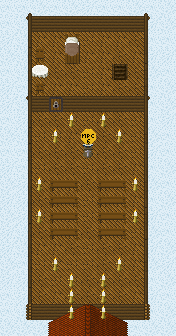

Tiled map render using the project's own tile images. Description and the whole map definition, tile-layer contents included, below:
An orthogonal 11x21 tile map with 16x16 px tiles, 7 tile layers (base, deco, roof_base, roof_deco, ...), 5 tilesets.

<map version="1.0" tiledversion="2018.12.28" orientation="orthogonal" renderorder="left-up" width="11" height="21" tilewidth="16" tileheight="16" infinite="0" nextlayerid="23" nextobjectid="1">
 <properties>
  <property name="maxBrightness" type="float" value="1.05" />
 </properties>
 <tileset firstgid="1" source="tilesets/logic.tsx" />
 <tileset firstgid="65" source="tilesets/tiles_town_outside_winter.tsx" />
 <tileset firstgid="321" source="tilesets/Mobs.tsx" />
 <tileset firstgid="577" source="tilesets/tiles_town_inside.tsx" />
 <tileset firstgid="833" source="tilesets/Objects.tsx" />
 <layer id="16" name="base" width="11" height="21">
  <data encoding="csv">
585,585,587,585,587,586,585,585,587,585,587,
585,587,578,578,578,578,578,578,578,586,587,
586,587,593,593,595,595,593,593,594,585,585,
587,587,595,593,593,593,593,594,593,586,586,
585,587,594,594,594,595,593,630,594,587,585,
586,585,593,593,593,595,593,594,594,585,587,
586,587,578,578,578,578,578,578,578,585,587,
585,586,594,594,595,595,594,594,595,585,586,
587,587,595,595,593,595,594,593,595,587,585,
585,585,594,594,594,593,594,594,595,586,585,
586,585,595,594,594,595,594,594,593,585,587,
587,586,593,593,593,594,594,595,595,587,585,
586,586,594,594,594,595,594,593,593,585,587,
587,586,595,595,595,595,593,595,593,586,585,
586,587,594,593,593,594,593,594,595,587,585,
586,587,593,593,594,595,594,594,593,586,587,
587,585,595,593,595,595,594,595,593,587,586,
586,586,594,595,595,594,594,594,594,585,587,
585,586,594,593,594,594,594,594,593,586,585,
585,587,593,593,595,595,594,595,593,585,587,
587,587,587,586,587,585,585,587,585,587,587
</data>
 </layer>
 <layer id="17" name="deco" width="11" height="21">
  <data encoding="csv">
0,581,0,0,0,0,0,0,0,582,0,
0,597,0,0,0,0,0,0,0,598,0,
0,615,0,0,673,0,0,0,0,600,0,
0,583,674,0,689,0,0,0,0,616,0,
0,583,676,0,0,0,0,0,0,584,0,
0,599,693,0,0,0,0,0,0,584,0,
0,597,0,657,0,0,0,0,0,598,0,
0,615,0,0,0,0,0,0,0,600,0,
0,615,0,590,590,590,590,590,0,584,0,
0,583,0,590,590,650,590,590,0,600,0,
0,599,0,0,0,0,0,0,0,600,0,
0,599,0,726,727,0,726,727,0,584,0,
0,599,0,726,727,0,726,727,0,616,0,
0,615,0,726,727,0,726,727,0,584,0,
0,599,0,726,727,0,726,727,0,616,0,
0,583,0,0,0,0,0,0,0,600,0,
0,599,0,0,0,0,0,0,0,584,0,
0,615,0,0,0,0,0,0,0,600,0,
0,583,0,0,0,0,0,590,0,600,0,
0,613,0,0,602,602,602,0,0,614,0,
0,0,0,0,602,602,602,0,0,0,0
</data>
 </layer>
 <layer id="21" name="roof_base" width="11" height="21">
  <data encoding="csv">
0,0,0,0,0,0,0,0,0,0,0,
0,0,0,0,0,0,0,0,0,0,0,
0,0,0,0,0,0,0,0,0,0,0,
0,0,0,0,0,0,0,0,0,0,0,
0,0,0,0,0,0,0,0,0,0,0,
0,0,0,0,0,0,0,0,0,0,0,
0,0,601,660,601,601,601,601,601,0,0,
0,0,0,0,0,0,0,0,0,0,0,
0,0,0,0,0,0,0,0,0,0,0,
0,0,0,0,0,0,0,0,0,0,0,
0,0,0,0,0,0,0,0,0,0,0,
0,0,0,0,0,0,0,0,0,0,0,
0,0,0,0,0,0,0,0,0,0,0,
0,0,0,0,0,0,0,0,0,0,0,
0,0,0,0,0,0,0,0,0,0,0,
0,0,0,0,0,0,0,0,0,0,0,
0,0,0,0,0,0,0,0,0,0,0,
0,0,0,0,0,0,0,0,0,0,0,
0,0,0,0,0,0,0,0,0,0,0,
0,0,578,578,578,578,578,578,578,0,0,
0,0,0,0,0,0,0,0,0,0,0
</data>
 </layer>
 <layer id="22" name="roof_deco" width="11" height="21">
  <data encoding="csv">
0,0,0,0,0,0,0,0,0,0,0,
0,0,0,0,0,0,0,0,0,0,0,
0,0,0,0,0,0,0,0,0,0,0,
0,0,0,0,0,0,0,0,0,0,0,
0,0,0,0,0,0,0,0,0,0,0,
0,0,0,0,0,0,0,0,0,0,0,
0,601,601,601,601,601,601,601,601,0,0,
0,0,0,0,0,0,0,0,0,0,0,
0,0,0,0,0,0,0,0,0,0,0,
0,0,0,0,0,0,0,0,0,0,0,
0,0,0,0,0,0,0,0,0,0,0,
0,0,0,0,0,0,0,0,0,0,0,
0,0,0,0,0,0,0,0,0,0,0,
0,0,0,0,0,0,0,0,0,0,0,
0,0,0,0,0,0,0,0,0,0,0,
0,0,0,0,0,0,0,0,0,0,0,
0,0,0,0,0,0,0,0,0,0,0,
0,0,0,0,0,0,0,0,0,0,0,
0,0,0,0,0,0,0,0,0,0,0,
0,0,0,180,181,182,183,184,0,0,0,
0,0,0,196,197,198,199,200,0,0,0
</data>
 </layer>
 <layer id="19" name="objects" width="11" height="21">
  <data encoding="csv">
0,0,0,0,0,0,0,0,0,0,0,
0,0,0,0,0,0,0,0,0,0,0,
0,0,0,0,0,0,0,0,0,0,0,
0,0,0,0,0,0,0,0,0,0,0,
0,0,0,0,0,0,0,0,0,0,0,
0,0,0,0,0,0,0,0,0,0,0,
0,0,0,0,0,0,0,0,0,0,0,
0,0,0,0,867,0,867,0,0,0,0,
0,0,0,867,619,619,619,867,0,0,0,
0,0,0,0,0,0,0,0,0,0,0,
0,0,0,0,0,0,0,0,0,0,0,
0,0,867,0,0,0,0,0,867,0,0,
0,0,0,0,0,0,0,0,0,0,0,
0,0,867,0,0,0,0,0,867,0,0,
0,0,0,0,0,0,0,0,0,0,0,
0,0,0,0,0,0,0,0,0,0,0,
0,0,0,867,0,0,0,867,0,0,0,
0,0,0,0,867,0,867,0,0,0,0,
0,0,0,0,867,0,867,0,0,0,0,
0,0,0,0,867,0,867,0,0,0,0,
0,0,0,0,0,0,0,0,0,0,0
</data>
 </layer>
 <layer id="20" name="mobs" width="11" height="21">
  <data encoding="csv">
0,0,0,0,0,0,0,0,0,0,0,
0,0,0,0,0,0,0,0,0,0,0,
0,0,0,0,0,0,0,0,0,0,0,
0,0,0,0,0,0,0,0,0,0,0,
0,0,0,0,0,0,0,0,0,0,0,
0,0,0,0,0,0,0,0,497,0,0,
0,0,0,0,0,0,0,0,0,0,0,
0,0,0,0,0,0,0,0,0,0,0,
0,0,497,0,0,518,0,0,497,0,0,
0,0,0,0,0,0,0,0,0,0,0,
0,0,0,0,0,0,0,497,0,0,0,
0,0,0,0,0,0,0,0,0,0,0,
0,0,497,0,0,0,0,0,497,0,0,
0,0,0,0,0,0,0,0,0,0,0,
0,0,0,497,0,0,0,0,0,0,0,
0,0,0,0,0,0,0,0,0,0,0,
0,0,0,0,0,0,0,0,0,0,0,
0,0,0,0,0,0,0,0,0,0,0,
0,0,497,0,0,0,0,0,0,0,0,
0,0,0,0,0,0,0,0,0,0,0,
0,0,0,0,0,0,0,0,0,0,0
</data>
 </layer>
 <layer id="15" name="logic" width="11" height="21" opacity="0">
  <data encoding="csv">
2,2,2,2,2,2,2,2,2,2,2,
2,5,5,5,5,5,5,5,5,5,2,
2,5,2,2,5,2,2,2,2,5,2,
2,5,5,2,5,2,2,2,2,5,2,
2,5,5,2,2,2,2,9,2,5,2,
2,5,5,2,2,2,2,2,2,5,2,
2,5,5,11,5,5,5,5,5,5,2,
2,5,2,2,36,2,36,2,2,17,2,
2,5,2,36,2,2,2,36,2,17,2,
2,5,2,2,2,12,2,2,2,17,2,
2,5,2,2,2,2,2,2,2,17,2,
2,5,36,5,5,2,5,5,36,17,2,
2,5,2,5,5,2,5,5,2,17,2,
2,5,36,5,5,2,5,5,36,17,2,
2,5,2,5,5,2,5,5,2,17,2,
2,5,2,2,2,2,2,2,2,17,2,
2,5,2,36,2,2,2,36,2,17,2,
2,5,2,2,36,2,36,2,2,17,2,
2,5,2,2,36,8,36,2,2,17,2,
2,5,2,2,36,5,36,2,2,5,2,
2,5,5,5,5,5,5,5,5,5,2
</data>
 </layer>
</map>
